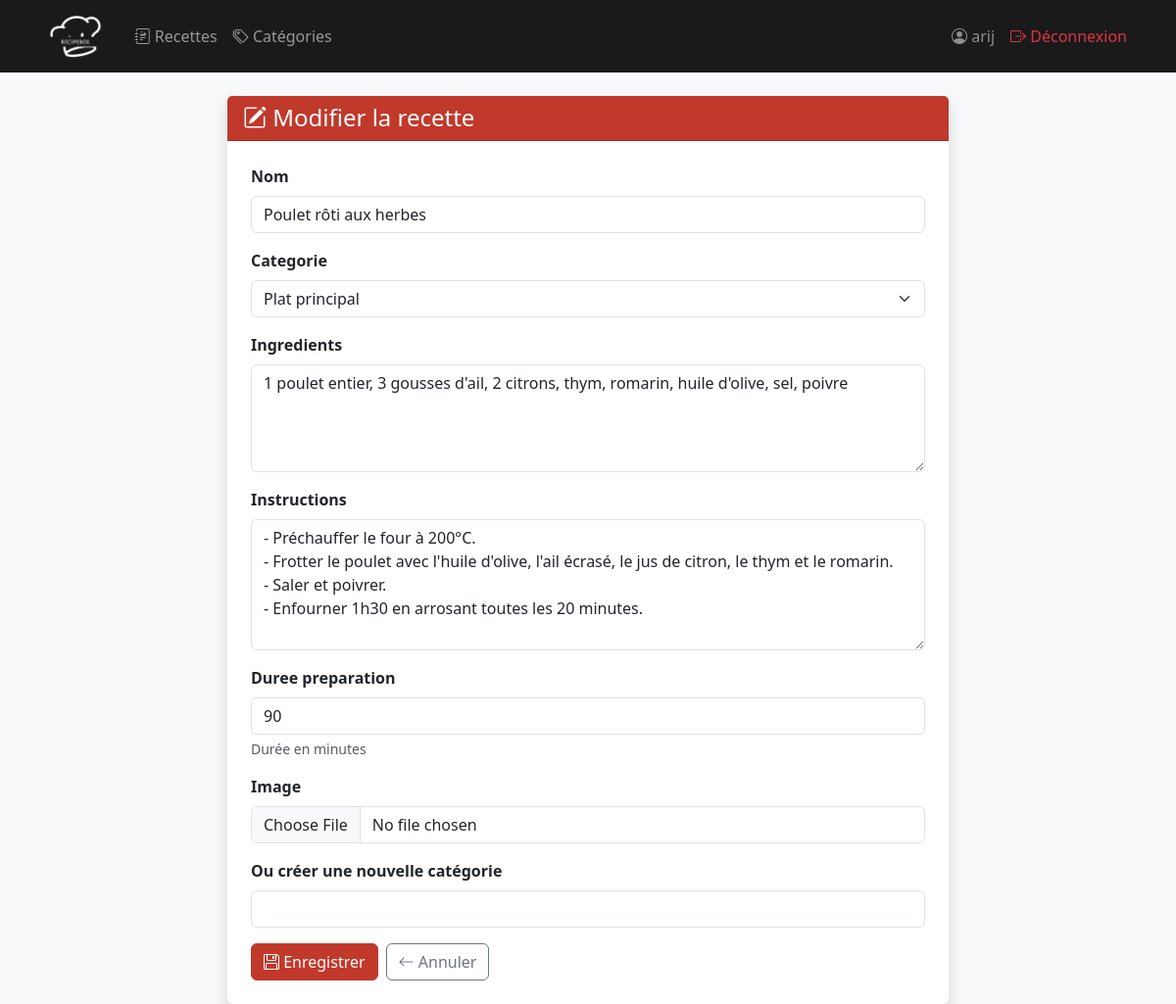
Screenshot of /recettes/modifier/4/ (signed in) with the database file from the repository.
### recettes/models.py (models this page shows, shortened)
class Recette(models.Model):
    nom = models.CharField(max_length=200)
    ingredients = models.TextField()
    instructions = models.TextField()
    duree_preparation = models.IntegerField(help_text="Durée en minutes")
    date_creation = models.DateTimeField(auto_now_add=True)
    categorie = models.ForeignKey(
        Categorie,
        on_delete=models.CASCADE,
        related_name="recettes"
    )
    image = models.ImageField(upload_to='recettes/', blank=True, null=True)

### recettes/views.py (the view)
# urls.py: path('recettes/modifier/<int:id>/', views.modifier_recette, name='modifier_recette'),
@login_required
def modifier_recette(request, id):
    recette = get_object_or_404(Recette, id=id)
    if request.method == 'POST':
        form = RecetteForm(request.POST, request.FILES, instance=recette)  # ✅ request.FILES
        if form.is_valid():
            form.save()
            return redirect('liste_recettes')
    else:
        form = RecetteForm(instance=recette)
    return render(request, 'recettes/recette_form.html', {'form': form, 'titre': 'Modifier la recette'})

### recettes/forms.py (shortened to what this page needs)
class RecetteForm(forms.ModelForm):
    nouvelle_categorie = forms.CharField(
        max_length=100,
        required=False,
        label="Ou créer une nouvelle catégorie",
        widget=forms.TextInput(attrs={'class': 'form-control'})
    )
    class Meta:
        model = Recette
        fields = ['nom', 'categorie', 'ingredients', 'instructions', 'duree_preparation', 'image']
        widgets = {
            'nom': forms.TextInput(attrs={'class': 'form-control'}),
            'categorie': forms.Select(attrs={'class': 'form-select'}),
            'ingredients': forms.Textarea(attrs={'class': 'form-control', 'rows': 4}),
            'instructions': forms.Textarea(attrs={'class': 'form-control', 'rows': 5}),
            'duree_preparation': forms.NumberInput(attrs={'class': 'form-control'}),
            'image': forms.FileInput(attrs={'class': 'form-control'}),
        }

### recettes/models.py (called while the page is built)
    def __str__(self):
        return self.nom

### recettes/templates/recettes/recette_form.html (shortened to what this page needs)
{% extends 'recettes/base.html' %}
{% block content %}
<div class="row justify-content-center">
    <div class="col-md-8">
        <div class="card shadow border-0">
            <div class="card-header bg-danger text-white">
                <h4 class="mb-0"><i class="bi bi-pencil-square"></i> {{ titre }}</h4>
            </div>
            <div class="card-body p-4">
                <form method="POST" enctype="multipart/form-data">
                    {% for field in form %}
                    <div class="mb-3">
                        <label class="form-label fw-semibold">{{ field.label }}</label>
                        {{ field }}
                        {% if field.help_text %}
                            <div class="form-text text-muted">{{ field.help_text }}</div>
                        {% endif %}
                    </div>
                    {% endfor %}
                    <div class="d-flex gap-2">
                        <button type="submit" class="btn btn-danger">
                            <i class="bi bi-floppy"></i> Enregistrer
                        </button>
                        <a href="{% url 'liste_recettes' %}" class="btn btn-outline-secondary">
                            <i class="bi bi-arrow-left"></i> Annuler
                        </a>
                    </div>
                </form>
            </div>
        </div>
    </div>
</div>
{% endblock %}

### recettes/templates/recettes/base.html (shortened to what this page needs)
{% load static %}
<!DOCTYPE html>
<html lang="fr">
<head>
    <link href="https://cdn.jsdelivr.net/npm/bootstrap@5.3.0/dist/css/bootstrap.min.css" rel="stylesheet">
    <link href="https://cdn.jsdelivr.net/npm/bootstrap-icons@1.11.0/font/bootstrap-icons.css" rel="stylesheet">
</head>
<body>
<nav class="navbar navbar-expand-lg navbar-dark" style="background-color: #1a1a1a;">
    <div class="container">
        <a class="navbar-brand d-flex align-items-center gap-2" href="{% url 'home' %}">
            <img src="{% static 'recettes/logo.png' %}" alt="RecipeBox logo">
        </a>
        <div class="collapse navbar-collapse" id="navbarNav">
            <ul class="navbar-nav me-auto">
                {% if user.is_authenticated %}
                <li class="nav-item">
                    <a class="nav-link" href="{% url 'liste_recettes' %}">
                        <i class="bi bi-journal-richtext"></i> Recettes
                    </a>
                </li>
                <li class="nav-item">
                    <a class="nav-link" href="{% url 'liste_categories' %}">
                        <i class="bi bi-tags"></i> Catégories
                    </a>
                </li>
                {% endif %}
            </ul>
            <ul class="navbar-nav">
                {% if user.is_authenticated %}
                <li class="nav-item">
                    <span class="nav-link text-white-50">
                        <i class="bi bi-person-circle"></i> {{ user.username }}
                    </span>
                </li>
                <li class="nav-item">
                    <a class="nav-link text-danger" href="{% url 'logout' %}">
                        <i class="bi bi-box-arrow-right"></i> Déconnexion
                    </a>
                </li>
                {% endif %}
            </ul>
        </div>
    </div>
</nav>
<div class="container mt-4">
    {% block content %}{% endblock %}
</div>
</body>
</html>

### recettes/templates/recettes/base.html (style rules this page uses)
body { background-color: #f8f9fa; }
.navbar-brand img { height: 48px; filter: brightness(0) invert(1); }
.card { transition: transform 0.2s; }
.btn-danger { background-color: #c0392b; border-color: #c0392b; }
.bg-danger { background-color: #c0392b !important; }

### rows the page displays
Recette: form "Poulet rôti aux herbes" "Plat principal" "1 poulet entier, 3 gousses d'ail, 2 citrons, thym, romarin, huile d'olive, sel, poivre" "- Préchauffer le four à 200°C. - Frotter le poulet avec l'huile d'olive, l'ail écrasé, le jus de citron, le thym et le romarin. - Saler et poivrer. - Enfourner 1h30 en arrosant toutes les 20 minutes." "90"

### other values shown
{{ user.username }} "arij"
{{ titre }} "Modifier la recette"
{{ field.label }} "Nom" "Categorie" "Ingredients" "Instructions" "Duree preparation" "Image" "Ou créer une nouvelle catégorie"
{{ field.help_text }} "Durée en minutes"
